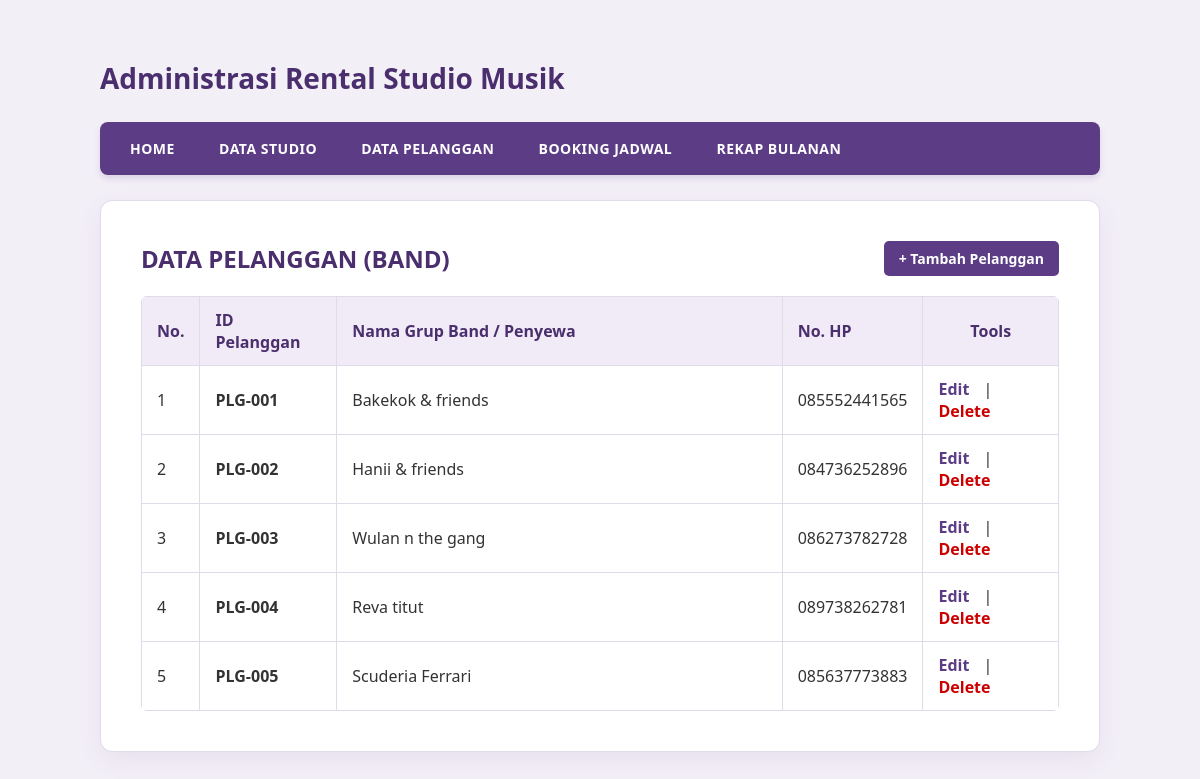
/?open=data_pelanggan, run on the app's committed database.
### tables this page shows
CREATE TABLE `pelanggan` (
  `id_pelanggan` int(11) NOT NULL,
  `nama_grup` varchar(50) NOT NULL,
  `no_hp` varchar(15) NOT NULL
);

### data_pelanggan.php (the view)
<?php
include_once "src/koneksi.php";
?>
<div style="display: flex; justify-content: space-between; align-items: center; margin-bottom: 15px;">
    <h2 style="color: #4a2e6d; margin: 0;"><b>DATA PELANGGAN (BAND)</b></h2>
    <a href="?open=tambah_pelanggan" style="background-color: #5c3c85; color: white; text-decoration: none; padding: 8px 15px; border-radius: 5px; font-weight: bold; font-size: 14px; transition: 0.3s;" onmouseover="this.style.backgroundColor='#4a2e6d'" onmouseout="this.style.backgroundColor='#5c3c85'">+ Tambah Pelanggan</a>
</div>
<table width="100%">
    <tr>
        <th width="5%" style="text-align: center;"><b>No.</b></th>
        <th width="15%"><b>ID Pelanggan</b></th>
        <th width="50%"><b>Nama Grup Band / Penyewa</b></th>
        <th width="15%"><b>No. HP</b></th>
        <th width="15%" style="text-align: center;"><b>Tools</b></th>
    </tr>
<?php
$sql = mysqli_query($koneksi, "SELECT * FROM pelanggan ORDER BY id_pelanggan ASC");
$nomor = 0;
while ($data = mysqli_fetch_array($sql)) {
    $nomor++;
?>
    <tr>
        <td align="center"><?php echo $nomor; ?></td>
        <td><b>PLG-<?php echo sprintf('%03s', $data['id_petugas'] ?? $data['id_pelanggan']); ?></b></td>
        <td><?php echo $data['nama_grup']; ?></td>
        <td><?php echo $data['no_hp']; ?></td>
        <td align="center">
            <a href="?open=edit_pelanggan&id_pelanggan=<?php echo $data['id_pelanggan']; ?>" style="color: #5c3c85; text-decoration: none; font-weight: bold; margin-right: 10px;">Edit</a> |
            <a href="?open=hapus_pelanggan&id_pelanggan=<?php echo $data['id_pelanggan']; ?>" style="color: #cc0000; text-decoration: none; font-weight: bold;" onclick="return confirm('YAKIN INGIN MENGHAPUS DATA PELANGGAN INI?')">Delete</a>
        </td>
    </tr>
<?php } ?>
</table>

### index.php (shortened to what this page needs)
<!DOCTYPE html>
<html>
<head>
</head>
<body>
    <div class="container">
        <h1>Administrasi Rental Studio Musik</h1>
    <div class="menu">
        <a href="?open=">HOME</a>
        <a href="?open=data_studio">DATA STUDIO</a>
        <a href="?open=data_pelanggan">DATA PELANGGAN</a>
        <a href="?open=data_booking">BOOKING JADWAL</a>
        <a href="?open=rekap_bulanan">REKAP BULANAN</a>
    </div>
        <div class="konten">
            <?php include "src/buka_file.php"; ?>
        </div>
    </div>
</body>
</html>

### src/buka_file.php (shortened to what this page needs)
<?php
if(isset($_GET['open'])){
    switch($_GET['open']){
        case 'data_pelanggan' :
            include "data_pelanggan.php"; break;
    }
}
else {
    if(!file_exists ("informasi_utama.php")) die ("File tidak ada !");
    include "informasi_utama.php";
}
?>

### index.php (style rules this page uses)
body { font-family: 'Segoe UI', Arial, sans-serif; margin: 0; padding: 40px 20px; background-color: #f3eff7; color: #333; }
.container { max-width: 1000px; margin: 0 auto; }
h1 { color: #4a2e6d; margin-bottom: 25px; font-weight: 600; font-size: 28px; }
.menu { background-color: #5c3c85; padding: 5px 10px; border-radius: 8px; margin-bottom: 25px; box-shadow: 0 4px 6px rgba(92, 60, 133, 0.15); }
.menu a { color: #ffffff; text-decoration: none; padding: 12px 20px; display: inline-block; font-weight: bold; font-size: 14px; letter-spacing: 0.5px; transition: all 0.3s ease; }
.konten { background-color: #ffffff; padding: 40px; border-radius: 12px; border: 1px solid #e1dae8; min-height: 350px; box-shadow: 0 8px 24px rgba(92, 60, 133, 0.08); }
table { border-collapse: collapse; width: 100%; margin-top: 20px; background: white; border-radius: 6px; overflow: hidden; }
th, td { border: 1px solid #e1dae8; padding: 12px 15px; text-align: left; }
th { background-color: #f1ebf7; color: #4a2e6d; font-weight: bold; }

### data on the page
pelanggan: id_pelanggan "001", nama_grup "Bakekok & friends", no_hp "085552441565"
pelanggan: id_pelanggan "002", nama_grup "Hanii & friends", no_hp "084736252896"
pelanggan: id_pelanggan "003", nama_grup "Wulan n the gang", no_hp "086273782728"
pelanggan: id_pelanggan "004", nama_grup "Reva titut", no_hp "089738262781"
pelanggan: id_pelanggan "005", nama_grup "Scuderia Ferrari", no_hp "085637773883"
